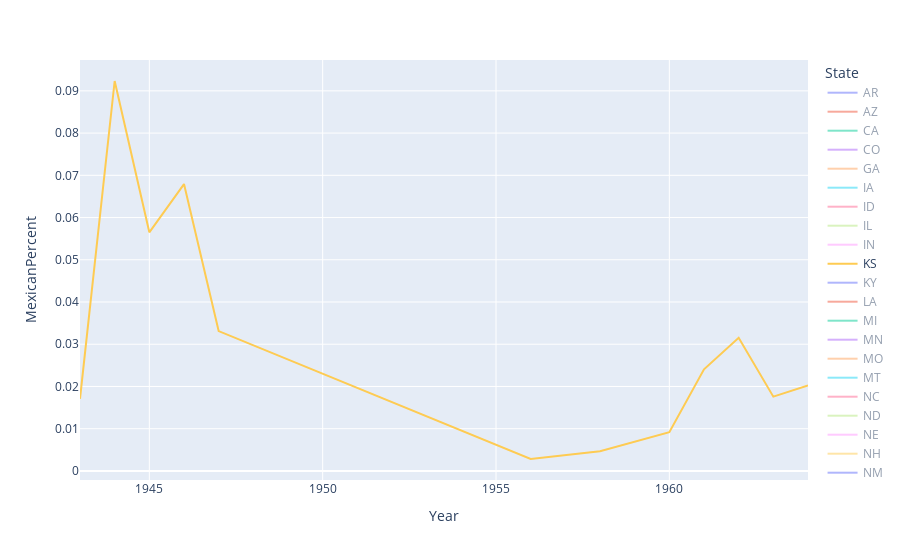

Source (notebook cell):
### Code cell
fig = px.line(mexican_year, x='Year', y='MexicanPercent', color='State')
fig.show()

### Figure 1 — Plotly figure (JSON) as saved in the notebook; plotly's stock layout.template omitted (floating-point values rounded to 4 significant figures)
{"data": [{"hovertemplate": "State=AR<br>Year=%{x}<br>MexicanPercent=%{y}<extra></extra>", "legendgroup": "AR", "line": {"color": "#636efa", "dash": "solid"}, "marker": {"symbol": "circle"}, "mode": "lines", "name": "AR", "orientation": "v", "showlegend": true, "type": "scatter", "visible": "legendonly", "x": [1951, 1952, 1953, 1954, 1955, 1956, 1957, 1958, 1959, 1960, 1961, 1962, 1963, 1964], "xaxis": "x", "y": [3.276, 2.062, 2.512, 2.092, 2.829, 3.378, 3.072, 1.955, 3.252, 3.343, 2.694, 0.9253, 0.8003, 0.6469], "yaxis": "y"}, {"hovertemplate": "State=AZ<br>Year=%{x}<br>MexicanPercent=%{y}<extra></extra>", "legendgroup": "AZ", "line": {"color": "#EF553B", "dash": "solid"}, "marker": {"symbol": "circle"}, "mode": "lines", "name": "AZ", "orientation": "v", "showlegend": true, "type": "scatter", "visible": "legendonly", "x": [1943, 1944, 1945, 1946, 1947, 1948, 1950, 1951, 1952, 1953, 1954, 1955, 1956, 1957, 1958, 1959, 1960, 1961, 1962, 1963, 1964], "xaxis": "x", "y": [0.7231, 1.038, 1.493, 1.179, 0.9231, 0.212, 1.221, 3.306, 5.235, 5.633, 4.829, 5.019, 5.77, 6.083, 6.518, 5.033, 4.912, 4.173, 2.242, 4.411, 4.533], "yaxis": "y"}, {"hovertemplate": "State=CA<br>Year=%{x}<br>MexicanPercent=%{y}<extra></extra>", "legendgroup": "CA", "line": {"color": "#00cc96", "dash": "solid"}, "marker": {"symbol": "circle"}, "mode": "lines", "name": "CA", "orientation": "v", "showlegend": true, "type": "scatter", "visible": "legendonly", "x": [1943, 1944, 1945, 1946, 1947, 1948, 1949, 1950, 1951, 1952, 1953, 1954, 1955, 1956, 1957, 1958, 1959, 1960, 1961, 1962, 1963, 1964, 1965, 1966, 1967], "xaxis": "x", "y": [6.499, 8.915, 9.901, 7.064, 4.798, 2.926, 2.783, 3.496, 8.227, 10.52, 11.1, 9.146, 14.13, 17.42, 18.47, 15.86, 13.48, 14.01, 11.91, 12.72, 9.28, 9.482, 1.869, 1.393, 1.99], "yaxis": "y"}, {"hovertemplate": "State=CO<br>Year=%{x}<br>MexicanPercent=%{y}<extra></extra>", "legendgroup": "CO", "line": {"color": "#ab63fa", "dash": "solid"}, "marker": {"symbol": "circle"}, "mode": "lines", "name": "CO", "orientation": "v", "showlegend": true, "type": "scatter", "visible": "legendonly", "x": [1943, 1944, 1945, 1946, 1947, 1949, 1950, 1953, 1954, 1955, 1956, 1957, 1958, 1959, 1960, 1961, 1962, 1963, 1964], "xaxis": "x", "y": [0.3944, 1.088, 0.7999, 0.5712, 0.1835, 0.4105, 1.289, 0.1876, 0.1792, 0.5797, 0.2726, 0.6031, 0.4228, 0.635, 0.8384, 1.104, 1.147, 1.035, 1.16], "yaxis": "y"}, {"hovertemplate": "State=GA<br>Year=%{x}<br>MexicanPercent=%{y}<extra></extra>", "legendgroup": "GA", "line": {"color": "#FFA15A", "dash": "solid"}, "marker": {"symbol": "circle"}, "mode": "lines", "name": "GA", "orientation": "v", "showlegend": true, "type": "scatter", "visible": "legendonly", "x": [1954, 1955, 1956, 1957, 1959, 1960, 1961], "xaxis": "x", "y": [0.001403, 0.04286, 0.0404, 0.1506, 0.1232, 0.006024, 0.1802], "yaxis": "y"}, {"hovertemplate": "State=IA<br>Year=%{x}<br>MexicanPercent=%{y}<extra></extra>", "legendgroup": "IA", "line": {"color": "#19d3f3", "dash": "solid"}, "marker": {"symbol": "circle"}, "mode": "lines", "name": "IA", "orientation": "v", "showlegend": true, "type": "scatter", "visible": "legendonly", "x": [1944, 1945, 1946, 1947, 1953, 1956, 1957, 1959, 1960, 1961, 1962], "xaxis": "x", "y": [0.1805, 0.2694, 0.2132, 0.05694, 0.02748, 0.01414, 0.01153, 0.01127, 0.0135, 0.04668, 0.03103], "yaxis": "y"}, {"hovertemplate": "State=ID<br>Year=%{x}<br>MexicanPercent=%{y}<extra></extra>", "legendgroup": "ID", "line": {"color": "#FF6692", "dash": "solid"}, "marker": {"symbol": "circle"}, "mode": "lines", "name": "ID", "orientation": "v", "showlegend": true, "type": "scatter", "visible": "legendonly", "x": [1943, 1944, 1945, 1946, 1947, 1954, 1955, 1956, 1957], "xaxis": "x", "y": [0.6594, 0.8948, 1.612, 1.035, 1.48, 0.1156, 0.09713, 0.1964, 0.03645], "yaxis": "y"}, {"hovertemplate": "State=IL<br>Year=%{x}<br>MexicanPercent=%{y}<extra></extra>", "legendgroup": "IL", "line": {"color": "#B6E880", "dash": "solid"}, "marker": {"symbol": "circle"}, "mode": "lines", "name": "IL", "orientation": "v", "showlegend": true, "type": "scatter", "visible": "legendonly", "x": [1944, 1945, 1946, 1947, 1953, 1954, 1959, 1960, 1963], "xaxis": "x", "y": [0.7288, 0.07105, 0.1216, 0.1251, 0.01734, 0.01448, 0.01267, 0.008344, 0.008197], "yaxis": "y"}, {"hovertemplate": "State=IN<br>Year=%{x}<br>MexicanPercent=%{y}<extra></extra>", "legendgroup": "IN", "line": {"color": "#FF97FF", "dash": "solid"}, "marker": {"symbol": "circle"}, "mode": "lines", "name": "IN", "orientation": "v", "showlegend": true, "type": "scatter", "visible": "legendonly", "x": [1944, 1945, 1946, 1947, 1952, 1953, 1954, 1955, 1956, 1957, 1958, 1959, 1960, 1961, 1962, 1964], "xaxis": "x", "y": [0.01917, 0.03028, 0.0175, 0.02402, 0.09969, 0.1189, 0.01436, 0.02247, 0.03679, 0.03741, 0.02407, 0.02949, 0.0634, 0.04684, 0.05261, 0.02106], "yaxis": "y"}, {"hovertemplate": "State=KS<br>Year=%{x}<br>MexicanPercent=%{y}<extra></extra>", "legendgroup": "KS", "line": {"color": "#FECB52", "dash": "solid"}, "marker": {"symbol": "circle"}, "mode": "lines", "name": "KS", "orientation": "v", "showlegend": true, "type": "scatter", "visible": true, "x": [1943, 1944, 1945, 1946, 1947, 1956, 1958, 1959, 1960, 1961, 1962, 1963, 1964], "xaxis": "x", "y": [0.01707, 0.09233, 0.0565, 0.06793, 0.03312, 0.002827, 0.004667, 0.006985, 0.009172, 0.02405, 0.03154, 0.01759, 0.02025], "yaxis": "y"}, {"hovertemplate": "State=KY<br>Year=%{x}<br>MexicanPercent=%{y}<extra></extra>", "legendgroup": "KY", "line": {"color": "#636efa", "dash": "solid"}, "marker": {"symbol": "circle"}, "mode": "lines", "name": "KY", "orientation": "v", "showlegend": true, "type": "scatter", "visible": "legendonly", "x": [1956, 1957, 1958, 1959, 1960, 1961], "xaxis": "x", "y": [0.06035, 0.04799, 0.02588, 0.05237, 0.04005, 0.02385], "yaxis": "y"}, {"hovertemplate": "State=LA<br>Year=%{x}<br>MexicanPercent=%{y}<extra></extra>", "legendgroup": "LA", "line": {"color": "#EF553B", "dash": "solid"}, "marker": {"symbol": "circle"}, "mode": "lines", "name": "LA", "orientation": "v", "showlegend": true, "type": "scatter", "visible": "legendonly", "x": [1953], "xaxis": "x", "y": [0.04652], "yaxis": "y"}, {"hovertemplate": "State=MI<br>Year=%{x}<br>MexicanPercent=%{y}<extra></extra>", "legendgroup": "MI", "line": {"color": "#00cc96", "dash": "solid"}, "marker": {"symbol": "circle"}, "mode": "lines", "name": "MI", "orientation": "v", "showlegend": true, "type": "scatter", "visible": "legendonly", "x": [1944, 1945, 1946, 1947, 1948, 1951, 1952, 1953, 1954, 1955, 1956, 1957, 1958, 1959, 1960, 1961, 1962, 1963, 1964], "xaxis": "x", "y": [0.7006, 1.122, 0.4246, 0.02616, 0.3271, 0.3949, 0.4632, 0.01734, 0.7532, 0.5538, 1.285, 0.8989, 0.5774, 0.8363, 0.644, 0.3193, 0.1174, 0.1062, 0.03405], "yaxis": "y"}, {"hovertemplate": "State=MN<br>Year=%{x}<br>MexicanPercent=%{y}<extra></extra>", "legendgroup": "MN", "line": {"color": "#ab63fa", "dash": "solid"}, "marker": {"symbol": "circle"}, "mode": "lines", "name": "MN", "orientation": "v", "showlegend": true, "type": "scatter", "visible": "legendonly", "x": [1943, 1944, 1945, 1946, 1947, 1954, 1955, 1956, 1957, 1958, 1959, 1960, 1961, 1962, 1963, 1964], "xaxis": "x", "y": [0.02778, 0.1894, 0.2669, 0.4763, 0.3773, 0.05112, 0.04088, 0.06508, 0.0928, 0.04266, 0.01717, 0.02712, 0.01399, 0.01398, 0.0152, 0.007107], "yaxis": "y"}, {"hovertemplate": "State=MO<br>Year=%{x}<br>MexicanPercent=%{y}<extra></extra>", "legendgroup": "MO", "line": {"color": "#FFA15A", "dash": "solid"}, "marker": {"symbol": "circle"}, "mode": "lines", "name": "MO", "orientation": "v", "showlegend": true, "type": "scatter", "visible": "legendonly", "x": [1954, 1955, 1956, 1957, 1958, 1959, 1960], "xaxis": "x", "y": [0.6024, 0.8566, 0.4883, 0.1318, 0.2188, 0.2223, 0.191], "yaxis": "y"}, {"hovertemplate": "State=MT<br>Year=%{x}<br>MexicanPercent=%{y}<extra></extra>", "legendgroup": "MT", "line": {"color": "#19d3f3", "dash": "solid"}, "marker": {"symbol": "circle"}, "mode": "lines", "name": "MT", "orientation": "v", "showlegend": true, "type": "scatter", "visible": "legendonly", "x": [1943, 1944, 1945, 1946, 1947, 1954, 1955, 1956, 1957, 1958, 1959, 1960, 1961, 1962, 1963, 1964], "xaxis": "x", "y": [0.8843, 1.272, 1.334, 0.6566, 0.3195, 0.3695, 0.03166, 0.313, 0.6543, 0.2819, 0.09893, 0.2354, 0.01412, 0.5457, 0.203, 0.1617], "yaxis": "y"}, {"hovertemplate": "State=NC<br>Year=%{x}<br>MexicanPercent=%{y}<extra></extra>", "legendgroup": "NC", "line": {"color": "#FF6692", "dash": "solid"}, "marker": {"symbol": "circle"}, "mode": "lines", "name": "NC", "orientation": "v", "showlegend": true, "type": "scatter", "visible": "legendonly", "x": [1947], "xaxis": "x", "y": [0.0658], "yaxis": "y"}, {"hovertemplate": "State=ND<br>Year=%{x}<br>MexicanPercent=%{y}<extra></extra>", "legendgroup": "ND", "line": {"color": "#B6E880", "dash": "solid"}, "marker": {"symbol": "circle"}, "mode": "lines", "name": "ND", "orientation": "v", "showlegend": true, "type": "scatter", "visible": "legendonly", "x": [1943, 1944, 1945, 1946, 1947, 1957, 1959], "xaxis": "x", "y": [0.05864, 0.378, 0.4485, 0.1485, 0.0004886, 0.05763, 0.01268], "yaxis": "y"}, {"hovertemplate": "State=NE<br>Year=%{x}<br>MexicanPercent=%{y}<extra></extra>", "legendgroup": "NE", "line": {"color": "#FF97FF", "dash": "solid"}, "marker": {"symbol": "circle"}, "mode": "lines", "name": "NE", "orientation": "v", "showlegend": true, "type": "scatter", "visible": "legendonly", "x": [1943, 1944, 1945, 1946, 1947, 1954, 1955, 1956, 1957, 1958, 1959, 1960, 1961, 1962, 1963, 1964], "xaxis": "x", "y": [0.06744, 0.1517, 0.3786, 0.275, 0.165, 0.01686, 0.02918, 0.02458, 0.1125, 0.04167, 0.02254, 0.02948, 0.01406, 0.1408, 0.01439, 0.06266], "yaxis": "y"}, {"hovertemplate": "State=NH<br>Year=%{x}<br>MexicanPercent=%{y}<extra></extra>", "legendgroup": "NH", "line": {"color": "#FECB52", "dash": "solid"}, "marker": {"symbol": "circle"}, "mode": "lines", "name": "NH", "orientation": "v", "showlegend": true, "type": "scatter", "visible": "legendonly", "x": [1956], "xaxis": "x", "y": [0.09518], "yaxis": "y"}, {"hovertemplate": "State=NM<br>Year=%{x}<br>MexicanPercent=%{y}<extra></extra>", "legendgroup": "NM", "line": {"color": "#636efa", "dash": "solid"}, "marker": {"symbol": "circle"}, "mode": "lines", "name": "NM", "orientation": "v", "showlegend": true, "type": "scatter", "visible": "legendonly", "x": [1946, 1948, 1953, 1954, 1955, 1956, 1957, 1958, 1959, 1960, 1961, 1962, 1963, 1964], "xaxis": "x", "y": [0.008986, 3.851, 4.961, 4.649, 5.198, 4.757, 5.135, 6.817, 6.607, 4.501, 3.478, 1.115, 0.4324, 0.2193], "yaxis": "y"}, {"hovertemplate": "State=NV<br>Year=%{x}<br>MexicanPercent=%{y}<extra></extra>", "legendgroup": "NV", "line": {"color": "#EF553B", "dash": "solid"}, "marker": {"symbol": "circle"}, "mode": "lines", "name": "NV", "orientation": "v", "showlegend": true, "type": "scatter", "visible": "legendonly", "x": [1943, 1944, 1945, 1946, 1947, 1956, 1957, 1958, 1959, 1960, 1961, 1962, 1963], "xaxis": "x", "y": [0.2035, 0.2221, 0.3493, 0.1941, 0.09858, 0.005917, 0.007319, 0.01022, 0.01767, 0.03227, 0.01368, 0.01734, 0.02395], "yaxis": "y"}, {"hovertemplate": "State=NY<br>Year=%{x}<br>MexicanPercent=%{y}<extra></extra>", "legendgroup": "NY", "line": {"color": "#00cc96", "dash": "solid"}, "marker": {"symbol": "circle"}, "mode": "lines", "name": "NY", "orientation": "v", "showlegend": true, "type": "scatter", "visible": "legendonly", "x": [1947], "xaxis": "x", "y": [0.06725], "yaxis": "y"}, {"hovertemplate": "State=OH<br>Year=%{x}<br>MexicanPercent=%{y}<extra></extra>", "legendgroup": "OH", "line": {"color": "#ab63fa", "dash": "solid"}, "marker": {"symbol": "circle"}, "mode": "lines", "name": "OH", "orientation": "v", "showlegend": true, "type": "scatter", "visible": "legendonly", "x": [1945, 1956], "xaxis": "x", "y": [0.000625, 0.01696], "yaxis": "y"}, {"hovertemplate": "State=OR<br>Year=%{x}<br>MexicanPercent=%{y}<extra></extra>", "legendgroup": "OR", "line": {"color": "#FFA15A", "dash": "solid"}, "marker": {"symbol": "circle"}, "mode": "lines", "name": "OR", "orientation": "v", "showlegend": true, "type": "scatter", "visible": "legendonly", "x": [1943, 1944, 1945, 1946, 1947, 1953, 1955, 1956, 1957, 1962], "xaxis": "x", "y": [0.5396, 0.5907, 0.6164, 0.222, 0.15, 0.06476, 0.1498, 0.05625, 0.02774, 0.06], "yaxis": "y"}, {"hovertemplate": "State=SD<br>Year=%{x}<br>MexicanPercent=%{y}<extra></extra>", "legendgroup": "SD", "line": {"color": "#19d3f3", "dash": "solid"}, "marker": {"symbol": "circle"}, "mode": "lines", "name": "SD", "orientation": "v", "showlegend": true, "type": "scatter", "visible": "legendonly", "x": [1943, 1944, 1945, 1946, 1947, 1954, 1955, 1956, 1957, 1958, 1961, 1962, 1963, 1964], "xaxis": "x", "y": [0.03586, 0.1262, 0.1933, 0.07521, 0.04293, 0.06049, 0.03569, 0.06966, 0.1003, 0.01967, 0.01247, 0.01857, 0.0138, 0.01582], "yaxis": "y"}, {"hovertemplate": "State=TN<br>Year=%{x}<br>MexicanPercent=%{y}<extra></extra>", "legendgroup": "TN", "line": {"color": "#FF6692", "dash": "solid"}, "marker": {"symbol": "circle"}, "mode": "lines", "name": "TN", "orientation": "v", "showlegend": true, "type": "scatter", "visible": "legendonly", "x": [1954, 1955, 1956, 1957, 1958, 1959, 1960, 1961, 1962], "xaxis": "x", "y": [0.1627, 0.1758, 0.1199, 0.1856, 0.1152, 0.1552, 0.1824, 0.1167, 0.07432], "yaxis": "y"}, {"hovertemplate": "State=TX<br>Year=%{x}<br>MexicanPercent=%{y}<extra></extra>", "legendgroup": "TX", "line": {"color": "#B6E880", "dash": "solid"}, "marker": {"symbol": "circle"}, "mode": "lines", "name": "TX", "orientation": "v", "showlegend": true, "type": "scatter", "visible": "legendonly", "x": [1953, 1954, 1955, 1956, 1957, 1958, 1959, 1960, 1961, 1962, 1963, 1964], "xaxis": "x", "y": [8.806, 9.696, 15.98, 19.31, 18.03, 18.3, 18.08, 13.5, 11.84, 3.564, 2.685, 2.414], "yaxis": "y"}, {"hovertemplate": "State=UT<br>Year=%{x}<br>MexicanPercent=%{y}<extra></extra>", "legendgroup": "UT", "line": {"color": "#FF97FF", "dash": "solid"}, "marker": {"symbol": "circle"}, "mode": "lines", "name": "UT", "orientation": "v", "showlegend": true, "type": "scatter", "visible": "legendonly", "x": [1944, 1945, 1946, 1947, 1954, 1955, 1956, 1957, 1958, 1959, 1960, 1961, 1962, 1963, 1964], "xaxis": "x", "y": [0.3655, 0.393, 0.3277, 0.3221, 0.1357, 0.1704, 0.1752, 0.2554, 0.1555, 0.1713, 0.1579, 0.1075, 0.2361, 0.2418, 0.2404], "yaxis": "y"}, {"hovertemplate": "State=WA<br>Year=%{x}<br>MexicanPercent=%{y}<extra></extra>", "legendgroup": "WA", "line": {"color": "#FECB52", "dash": "solid"}, "marker": {"symbol": "circle"}, "mode": "lines", "name": "WA", "orientation": "v", "showlegend": true, "type": "scatter", "visible": "legendonly", "x": [1943, 1944, 1945, 1946, 1947, 1953, 1954, 1955, 1956, 1957], "xaxis": "x", "y": [0.5818, 0.7669, 0.8039, 0.4688, 0.143, 0.2164, 0.08161, 0.1329, 0.1265, 0.15], "yaxis": "y"}, {"hovertemplate": "State=WI<br>Year=%{x}<br>MexicanPercent=%{y}<extra></extra>", "legendgroup": "WI", "line": {"color": "#636efa", "dash": "solid"}, "marker": {"symbol": "circle"}, "mode": "lines", "name": "WI", "orientation": "v", "showlegend": true, "type": "scatter", "visible": "legendonly", "x": [1944, 1945, 1946, 1947, 1954, 1955, 1956, 1957, 1958, 1959, 1960, 1961, 1962, 1963, 1964], "xaxis": "x", "y": [0.1289, 0.1804, 0.2176, 0.2789, 0.078, 0.05059, 0.1695, 0.1714, 0.05471, 0.06168, 0.05328, 0.04553, 0.05291, 0.01677, 0.01958], "yaxis": "y"}, {"hovertemplate": "State=WY<br>Year=%{x}<br>MexicanPercent=%{y}<extra></extra>", "legendgroup": "WY", "line": {"color": "#EF553B", "dash": "solid"}, "marker": {"symbol": "circle"}, "mode": "lines", "name": "WY", "orientation": "v", "showlegend": true, "type": "scatter", "visible": "legendonly", "x": [1943, 1944, 1945, 1946, 1947, 1954, 1955, 1956, 1957, 1958, 1959, 1960, 1961, 1962, 1963, 1964], "xaxis": "x", "y": [0.2147, 0.2782, 0.2156, 0.2822, 0.09841, 0.2455, 0.2552, 0.2047, 0.2736, 0.04796, 0.2374, 0.04807, 0.08362, 0.07052, 0.06826, 0.2532], "yaxis": "y"}], "layout": {"autosize": true, "legend": {"title": {"text": "State"}, "tracegroupgap": 0}, "margin": {"t": 60}, "xaxis": {"anchor": "y", "autorange": true, "domain": [0, 1], "range": [1943, 1964], "title": {"text": "Year"}, "type": "linear"}, "yaxis": {"anchor": "x", "autorange": true, "domain": [0, 1], "range": [-0.002146, 0.09731], "title": {"text": "MexicanPercent"}, "type": "linear"}}}
